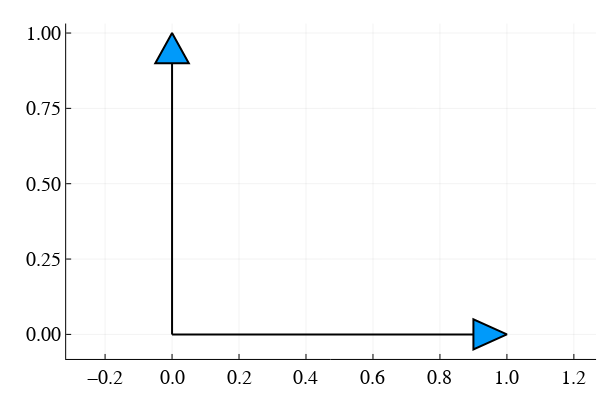

The notebook cell this image was saved under:
### Markdown cell above
First, let's derive the 2D rotation matrix using what we have learned so far and some basic trigonometry. Consider the unit vectors of the 2D plane
\begin{equation*}
    e_1 = \begin{bmatrix} 1 \\ 0 \end{bmatrix}, \quad e_2 = \begin{bmatrix} 0 \\ 1 \end{bmatrix},
\end{equation*}

<img src="https://github.com/kjbiener/introToJulia/blob/master/2d_univec.png?raw=true" alt="2D unit vectors" width="450">

### Code cell
using Plots
plotly() # Set the backend to Plotly

e1 = [1; 0];
e2 = [0; 1];
E = hcat(e1, e2);

quiver([0,0],[0,0],quiver=(E[1,:], E[2,:]), lw = 2, axis_ratio=:equal, xtickfontsize=14, ytickfontsize=14)

### Figure 1 — Plotly figure (JSON) as saved in the notebook; plotly's stock layout.template omitted (floating-point values rounded to 4 significant figures)
{"data": [{"fill": "tozeroy", "fillcolor": "rgba(0, 154, 250, 1.000)", "hoverinfo": "none", "legendgroup": "", "line": {"color": "rgba(0, 0, 0, 1.000)", "dash": "solid", "width": 2}, "mode": "lines", "name": "", "showlegend": false, "type": "scatter", "x": [0, 0.9, 0.9, 1, 0.9, 0.9, 0], "xaxis": "x1", "y": [0, 0, 0.05, 0, -0.05, 0, 0], "yaxis": "y1"}, {"fill": "tozeroy", "fillcolor": "rgba(0, 154, 250, 1.000)", "hoverinfo": "none", "legendgroup": "", "line": {"color": "rgba(0, 0, 0, 1.000)", "dash": "solid", "width": 2}, "mode": "lines", "name": "", "showlegend": false, "type": "scatter", "x": [0, 0, -0.05, 0, 0.05, 0, 0], "xaxis": "x1", "y": [0, 0.9, 0.9, 1, 0.9, 0.9, 0], "yaxis": "y1"}], "layout": {"annotations": [], "height": 400, "legend_position": {"bgcolor": "rgba(255, 255, 255, 1.000)", "bordercolor": "rgba(0, 0, 0, 1.000)", "borderwidth": 1, "font": {"color": "rgba(0, 0, 0, 1.000)", "family": "sans-serif", "size": 11}, "title": {"font": {"color": "rgba(0, 0, 0, 1.000)", "family": "sans-serif", "size": 15}, "text": ""}, "tracegroupgap": 0, "traceorder": "normal", "x": 1, "xanchor": "auto", "y": 1, "yanchor": "auto"}, "margin": {"b": 20, "l": 0, "r": 0, "t": 20}, "paper_bgcolor": "rgba(255, 255, 255, 1.000)", "plot_bgcolor": "rgba(255, 255, 255, 1.000)", "showlegend": true, "width": 600, "xaxis": {"anchor": "y", "domain": [0.1103, 0.9934], "gridcolor": "rgba(0, 0, 0, 0.100)", "gridwidth": 0.5, "linecolor": "rgba(0, 0, 0, 1.000)", "mirror": false, "range": [-0.3163, 1.266], "showgrid": true, "showline": true, "showticklabels": true, "tickangle": 0, "tickcolor": "rgb(0, 0, 0)", "tickfont": {"color": "rgba(0, 0, 0, 1.000)", "family": "sans-serif", "size": 20}, "tickmode": "array", "ticks": "inside", "ticktext": ["−0.2", "0.0", "0.2", "0.4", "0.6", "0.8", "1.0", "1.2"], "tickvals": [-0.2, 0, 0.2, 0.4, 0.6, 0.8, 1, 1.2], "title": "", "titlefont": {"color": "rgba(0, 0, 0, 1.000)", "family": "sans-serif", "size": 15}, "type": "-", "visible": true, "zeroline": false, "zerolinecolor": "rgba(0, 0, 0, 1.000)"}, "yaxis": {"anchor": "x", "domain": [0.05845, 0.9902], "gridcolor": "rgba(0, 0, 0, 0.100)", "gridwidth": 0.5, "linecolor": "rgba(0, 0, 0, 1.000)", "mirror": false, "range": [-0.0815, 1.032], "showgrid": true, "showline": true, "showticklabels": true, "tickangle": 0, "tickcolor": "rgb(0, 0, 0)", "tickfont": {"color": "rgba(0, 0, 0, 1.000)", "family": "sans-serif", "size": 20}, "tickmode": "array", "ticks": "inside", "ticktext": ["0.00", "0.25", "0.50", "0.75", "1.00"], "tickvals": [0, 0.25, 0.5, 0.75, 1], "title": "", "titlefont": {"color": "rgba(0, 0, 0, 1.000)", "family": "sans-serif", "size": 15}, "type": "-", "visible": true, "zeroline": false, "zerolinecolor": "rgba(0, 0, 0, 1.000)"}}}
